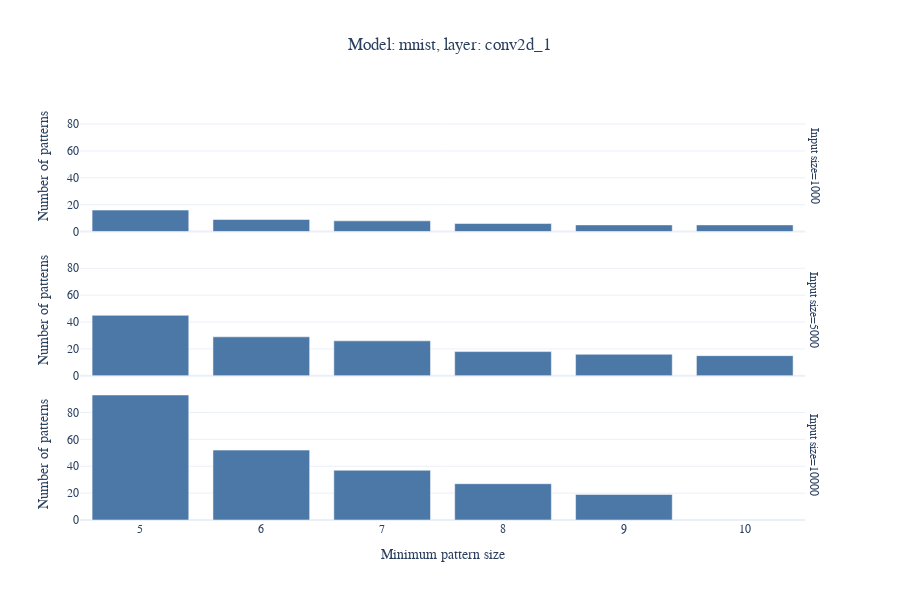
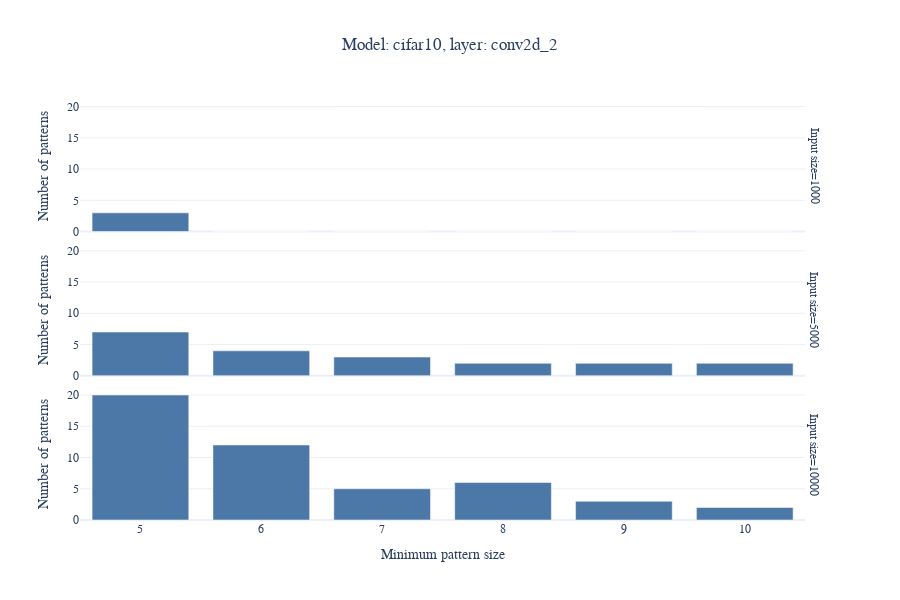
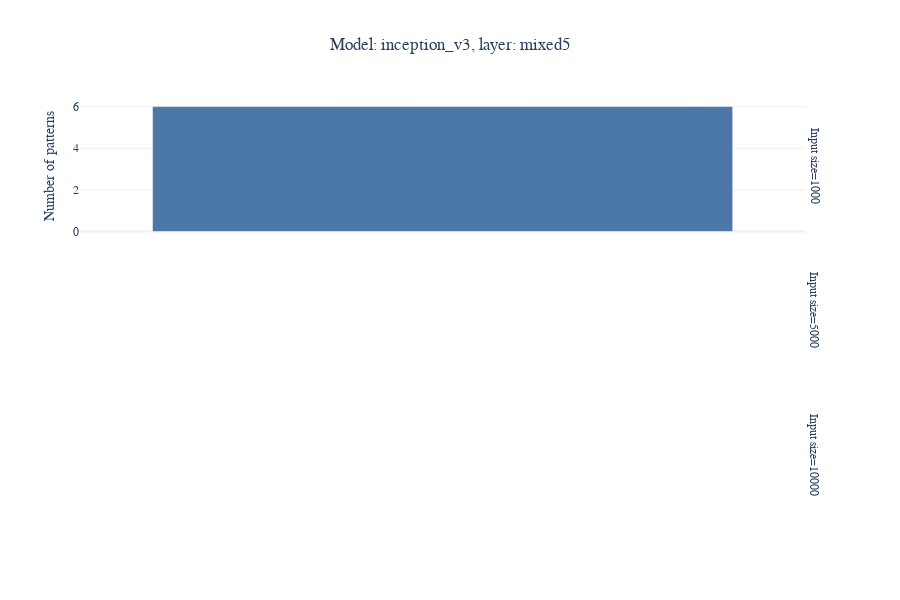

Write notebook code for charts like these, in order.
### Code cell
models = ["mnist", "cifar10", "inception_v3"]
layers = {"mnist": "conv2d_1", "cifar10" : "conv2d_2", "inception_v3": "mixed5"}

def plotMinPatternSize(model, layer, data):
    fig = px.bar(data[(data["Model"] == model) & (data["Layer"] == layer) & ((data["Input size"]==10000) | (data["Input size"]==1000)  | (data["Input size"]==5000))], 
                    x="Minimum pattern size", y="Number of patterns", 
                    #facet_col="Layer", 
                    facet_row="Input size", #width=1200, 
                    height=600,
                    category_orders = {"Input size": [1000, 5000, 10000]},
                    title=f"Model: {model}, layer: {layer}")
    fig.update_layout(title_x=0.5)
    #fig.update_yaxes(matches=None)
    #removeLabelsColumnName(fig)
    #fig.show()
    return fig
    
for model in models:
    fig = plotMinPatternSize(model, layers[model], df)
    fig.show()
    fig.write_image(Path(out_folder, f"{model}_min_pattern_size.pdf"))

### Figure 1 — Plotly figure (JSON) as saved in the notebook; plotly's stock layout.template omitted (floating-point values rounded to 4 significant figures)
{"data": [{"alignmentgroup": "True", "hovertemplate": "Input size=1000<br>Minimum pattern size=%{x}<br>Number of patterns=%{y}<extra></extra>", "legendgroup": "", "marker": {"color": "#4C78A8", "pattern": {"shape": ""}}, "name": "", "offsetgroup": "", "orientation": "v", "showlegend": false, "textposition": "auto", "type": "bar", "x": [10, 5, 6, 7, 8, 9], "xaxis": "x3", "y": [5, 16, 9, 8, 6, 5], "yaxis": "y3"}, {"alignmentgroup": "True", "hovertemplate": "Input size=5000<br>Minimum pattern size=%{x}<br>Number of patterns=%{y}<extra></extra>", "legendgroup": "", "marker": {"color": "#4C78A8", "pattern": {"shape": ""}}, "name": "", "offsetgroup": "", "orientation": "v", "showlegend": false, "textposition": "auto", "type": "bar", "x": [10, 5, 6, 7, 8, 9], "xaxis": "x2", "y": [15, 45, 29, 26, 18, 16], "yaxis": "y2"}, {"alignmentgroup": "True", "hovertemplate": "Input size=10000<br>Minimum pattern size=%{x}<br>Number of patterns=%{y}<extra></extra>", "legendgroup": "", "marker": {"color": "#4C78A8", "pattern": {"shape": ""}}, "name": "", "offsetgroup": "", "orientation": "v", "showlegend": false, "textposition": "auto", "type": "bar", "x": [5, 6, 7, 8, 9], "xaxis": "x", "y": [93, 52, 37, 27, 19], "yaxis": "y"}], "layout": {"annotations": [{"font": {}, "showarrow": false, "text": "Input size=10000", "textangle": 90, "x": 0.98, "xanchor": "left", "xref": "paper", "y": 0.1567, "yanchor": "middle", "yref": "paper"}, {"font": {}, "showarrow": false, "text": "Input size=5000", "textangle": 90, "x": 0.98, "xanchor": "left", "xref": "paper", "y": 0.5, "yanchor": "middle", "yref": "paper"}, {"font": {}, "showarrow": false, "text": "Input size=1000", "textangle": 90, "x": 0.98, "xanchor": "left", "xref": "paper", "y": 0.8433, "yanchor": "middle", "yref": "paper"}], "barmode": "relative", "height": 600, "legend": {"tracegroupgap": 0}, "title": {"text": "Model: mnist, layer: conv2d_1", "x": 0.5}, "xaxis": {"anchor": "y", "domain": [0, 0.98], "title": {"text": "Minimum pattern size"}}, "xaxis2": {"anchor": "y2", "domain": [0, 0.98], "matches": "x", "showticklabels": false}, "xaxis3": {"anchor": "y3", "domain": [0, 0.98], "matches": "x", "showticklabels": false}, "yaxis": {"anchor": "x", "domain": [0, 0.3133], "title": {"text": "Number of patterns"}}, "yaxis2": {"anchor": "x2", "domain": [0.3433, 0.6567], "matches": "y", "title": {"text": "Number of patterns"}}, "yaxis3": {"anchor": "x3", "domain": [0.6867, 1.0], "matches": "y", "title": {"text": "Number of patterns"}}}}

### Figure 2 — Plotly figure (JSON) as saved in the notebook; plotly's stock layout.template omitted (floating-point values rounded to 4 significant figures)
{"data": [{"alignmentgroup": "True", "hovertemplate": "Input size=1000<br>Minimum pattern size=%{x}<br>Number of patterns=%{y}<extra></extra>", "legendgroup": "", "marker": {"color": "#4C78A8", "pattern": {"shape": ""}}, "name": "", "offsetgroup": "", "orientation": "v", "showlegend": false, "textposition": "auto", "type": "bar", "x": [10, 5, 6, 7, 8, 9], "xaxis": "x3", "y": [0, 3, 0, 0, 0, 0], "yaxis": "y3"}, {"alignmentgroup": "True", "hovertemplate": "Input size=5000<br>Minimum pattern size=%{x}<br>Number of patterns=%{y}<extra></extra>", "legendgroup": "", "marker": {"color": "#4C78A8", "pattern": {"shape": ""}}, "name": "", "offsetgroup": "", "orientation": "v", "showlegend": false, "textposition": "auto", "type": "bar", "x": [10, 5, 6, 7, 8, 9], "xaxis": "x2", "y": [2, 7, 4, 3, 2, 2], "yaxis": "y2"}, {"alignmentgroup": "True", "hovertemplate": "Input size=10000<br>Minimum pattern size=%{x}<br>Number of patterns=%{y}<extra></extra>", "legendgroup": "", "marker": {"color": "#4C78A8", "pattern": {"shape": ""}}, "name": "", "offsetgroup": "", "orientation": "v", "showlegend": false, "textposition": "auto", "type": "bar", "x": [10, 5, 6, 7, 8, 9], "xaxis": "x", "y": [2, 20, 12, 5, 6, 3], "yaxis": "y"}], "layout": {"annotations": [{"font": {}, "showarrow": false, "text": "Input size=10000", "textangle": 90, "x": 0.98, "xanchor": "left", "xref": "paper", "y": 0.1567, "yanchor": "middle", "yref": "paper"}, {"font": {}, "showarrow": false, "text": "Input size=5000", "textangle": 90, "x": 0.98, "xanchor": "left", "xref": "paper", "y": 0.5, "yanchor": "middle", "yref": "paper"}, {"font": {}, "showarrow": false, "text": "Input size=1000", "textangle": 90, "x": 0.98, "xanchor": "left", "xref": "paper", "y": 0.8433, "yanchor": "middle", "yref": "paper"}], "barmode": "relative", "height": 600, "legend": {"tracegroupgap": 0}, "title": {"text": "Model: cifar10, layer: conv2d_2", "x": 0.5}, "xaxis": {"anchor": "y", "domain": [0, 0.98], "title": {"text": "Minimum pattern size"}}, "xaxis2": {"anchor": "y2", "domain": [0, 0.98], "matches": "x", "showticklabels": false}, "xaxis3": {"anchor": "y3", "domain": [0, 0.98], "matches": "x", "showticklabels": false}, "yaxis": {"anchor": "x", "domain": [0, 0.3133], "title": {"text": "Number of patterns"}}, "yaxis2": {"anchor": "x2", "domain": [0.3433, 0.6567], "matches": "y", "title": {"text": "Number of patterns"}}, "yaxis3": {"anchor": "x3", "domain": [0.6867, 1.0], "matches": "y", "title": {"text": "Number of patterns"}}}}

### Figure 3 — Plotly figure (JSON) as saved in the notebook; plotly's stock layout.template omitted (floating-point values rounded to 4 significant figures)
{"data": [{"alignmentgroup": "True", "hovertemplate": "Input size=1000<br>Minimum pattern size=%{x}<br>Number of patterns=%{y}<extra></extra>", "legendgroup": "", "marker": {"color": "#4C78A8", "pattern": {"shape": ""}}, "name": "", "offsetgroup": "", "orientation": "v", "showlegend": false, "textposition": "auto", "type": "bar", "x": [5], "xaxis": "x3", "y": [6], "yaxis": "y3"}], "layout": {"annotations": [{"font": {}, "showarrow": false, "text": "Input size=10000", "textangle": 90, "x": 0.98, "xanchor": "left", "xref": "paper", "y": 0.1567, "yanchor": "middle", "yref": "paper"}, {"font": {}, "showarrow": false, "text": "Input size=5000", "textangle": 90, "x": 0.98, "xanchor": "left", "xref": "paper", "y": 0.5, "yanchor": "middle", "yref": "paper"}, {"font": {}, "showarrow": false, "text": "Input size=1000", "textangle": 90, "x": 0.98, "xanchor": "left", "xref": "paper", "y": 0.8433, "yanchor": "middle", "yref": "paper"}], "barmode": "relative", "height": 600, "legend": {"tracegroupgap": 0}, "title": {"text": "Model: inception_v3, layer: mixed5", "x": 0.5}, "xaxis": {"anchor": "y", "domain": [0, 0.98], "title": {"text": "Minimum pattern size"}}, "xaxis2": {"anchor": "y2", "domain": [0, 0.98], "matches": "x", "showticklabels": false}, "xaxis3": {"anchor": "y3", "domain": [0, 0.98], "matches": "x", "showticklabels": false}, "yaxis": {"anchor": "x", "domain": [0, 0.3133], "title": {"text": "Number of patterns"}}, "yaxis2": {"anchor": "x2", "domain": [0.3433, 0.6567], "matches": "y", "title": {"text": "Number of patterns"}}, "yaxis3": {"anchor": "x3", "domain": [0.6867, 1.0], "matches": "y", "title": {"text": "Number of patterns"}}}}
